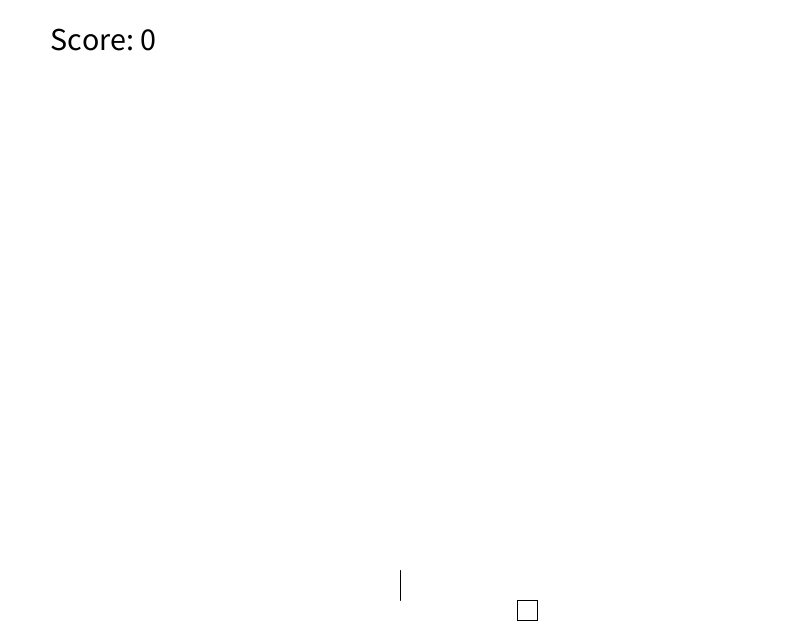
Frame 1 (no input)
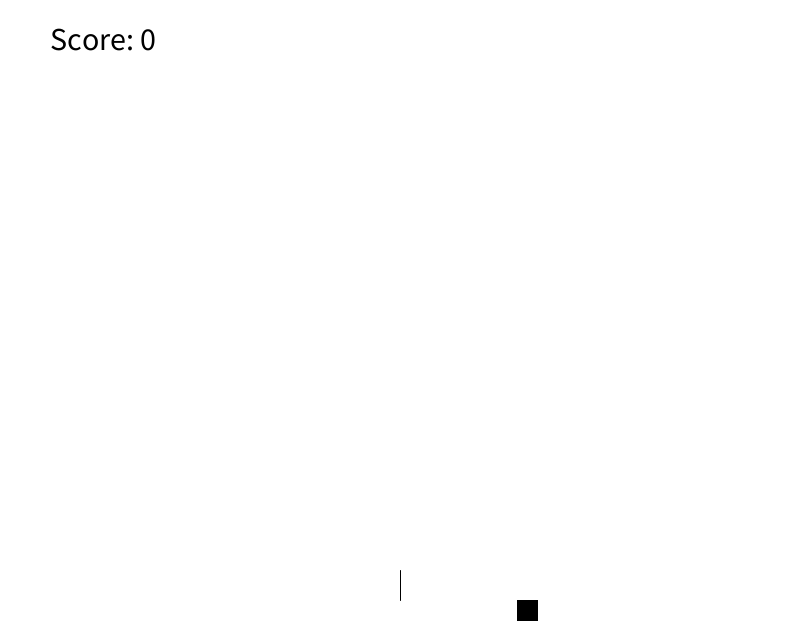
Frame 60 (the mouse pressed at the canvas centre just before this capture)
Frame 120 (the mouse held since frame 60 and released just before this capture): identical to frame 60, image omitted

The Processing sketch that drew these frames (run headless with seeded random() and noise(); from frame 60 on, the mouse is pressed at the canvas centre):

// Processing sketch: turret
// ── turret.pde
PVector g = new PVector(0, 0.1);
PVector pos = new PVector(400, 600);
int speed = 6;

ArrayList<Ball> balls;
Cannon cannon;
Tank tank;
int score;

void setup() {
  size(800, 640);
  frameRate(30);

  balls = new ArrayList<Ball>();
  cannon = new Cannon(400, 600);
  tank = new Tank(int(random(800)), 600);
  score = 0;
}

void draw() {
  background(255); // clear screen

  cannon.draw();
  tank.draw();

  fill(0);
  textSize(32);
  text("Score: "+score, 50, 50);

  for (Ball ball : balls) {
    ball.draw();
    ball.step();
    if (intersects(tank, ball)) {
      tank = new Tank(int(random(800)), 600);
      score += 5;
    }
  }
}

void keyPressed() {
  if (keyCode == ENTER) {
    int angle = cannon.currentAngle();
    float speedX = speed * cos(radians(angle));
    float speedY = speed * sin(radians(angle));
    balls.add(new Ball(pos.copy(), new PVector(speedX, speedY)));
    score -= 1;

  } else if (keyCode == LEFT) {
    cannon.rotate(-5);

  } else if (keyCode == RIGHT) {
    cannon.rotate(5);
  }
}

// a VERY rough approximation (I think box2D will help me with this)
boolean intersects(Tank t, Ball b) {
  PVector t_pos = t.getCoordinates();
  PVector b_pos = b.getCoordinates();

  return abs(t_pos.x-b_pos.x)<25 && abs(t_pos.y-b_pos.y)<25;
}

// ── Ball.pde
class Ball {
  PVector g = new PVector(0, 0.1);
  PVector pos;
  PVector speed;
  int radius;


  Ball(PVector pos, PVector speed) {
    this.pos = pos;
    this.speed = speed;
    this.radius = 20;
  }

  void draw() {
    ellipse(pos.x, pos.y, radius, radius);
  }

  void step() {
    speed.add(g);
    pos.add(speed);
  }

  PVector getCoordinates() {
    return pos;
  }
}

// ── Cannon.pde
class Cannon {
  int x;
  int y;
  int length;
  int angle;

  Cannon(int x, int y) {
    this.x = x;
    this.y = y;
    this.length = 30;
    this.angle = 270;
  }

  void draw() {
    float deltaX = length*cos(radians(angle));
    float deltaY = length*sin(radians(angle));
    line(x, y, x+deltaX, y+deltaY);
  }

  void rotate(int degree) {
    angle += degree;
  }

  int currentAngle() {
    return angle;
  }
}

// ── Tank.pde
class Tank {

  PVector pos;

  Tank(int x, int y) {
    pos = new PVector(x, y);
  }

  void draw() {
    rect(pos.x, pos.y, 20, 20);
  }

  PVector getCoordinates() {
    return pos;
  }
}
